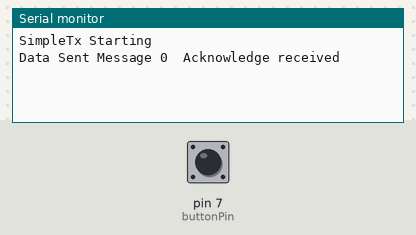
Recording of a sketch running on a simulated Arduino Uno, built with avr-gcc and run on an emulated ATmega328P. On the bench: the last lines printed to the serial monitor. The inputs (shaded band) are chosen by the test bench; at power-on: pin 7 (buttonPin) HIGH. No radio packets arrive unless stated.

Above: at 1.2 s.
1.3 s: pin 7 (buttonPin) pulled LOW for 0.15 s
At 2.1 s:
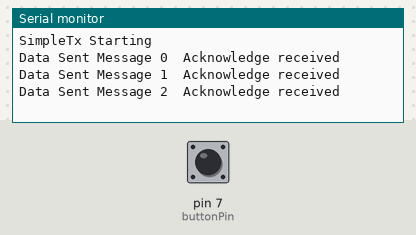
2.9 s: pin 7 (buttonPin) pulled LOW for 1 s
At 4.5 s:
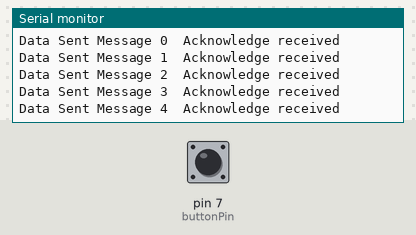
5.4 s: pin 7 (buttonPin) pulled LOW for 0.15 s
At 6.1 s:
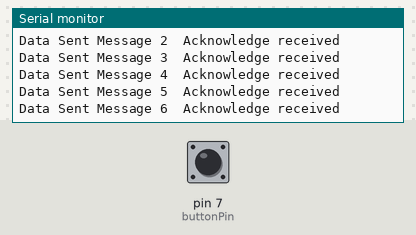
Timing chart, 0 to 8.4 s (numbered marks = the images above; inputs shaded):
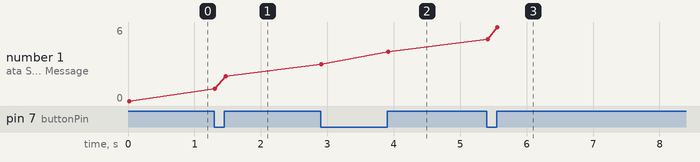

The sketch:

main.ino
```cpp
// SimpleTx - the master or the transmitter

#include <SPI.h>
#include <nRF24L01.h>
#include <RF24.h>

#define CE_PIN 9
#define CSN_PIN 10

const byte slaveAddress[5] = {'R', 'x', 'A', 'A', 'A'};

RF24 radio(CE_PIN, CSN_PIN); // Create a Radio

char txNum = '0';

unsigned long currentMillis;
unsigned long prevMillis;
unsigned long txIntervalMillis = 20; // send once per second

uint8_t buttonState = 0;
uint8_t lastButtonState = 0;
uint8_t buttonPin = 7;
bool retry = 0;

struct dataStruct
{
  uint8_t buttonState;
  char data[10] = "Message 0";
} myData;

void setup()
{
  pinMode(buttonPin, INPUT_PULLUP);

  Serial.begin(9600);

  Serial.println("SimpleTx Starting");
  radio.begin();
  radio.setDataRate(RF24_250KBPS);
  radio.setRetries(3, 5); // delay, count
  radio.openWritingPipe(slaveAddress);
}

//====================

void loop()
{
  currentMillis = millis();
  buttonState = digitalRead(buttonPin);
  if (currentMillis - prevMillis >= txIntervalMillis)
  {
    if (buttonState != lastButtonState)
    {
      lastButtonState = buttonState;
      send();
    }
    prevMillis = millis();
  }
}

//====================

void send()
{
  myData.buttonState = buttonState;
  bool rslt = 0;
  while (!rslt)
  {
    rslt = radio.write(&myData, sizeof(myData));
    // Always use sizeof() as it gives the size as the number of bytes.
    // For example if dataToSend was an int sizeof() would correctly return 2

    Serial.print("Data Sent ");
    Serial.print(myData.data);
    if (rslt)
    {
      Serial.println("  Acknowledge received");
      updateMessage();
    }
    else
    {
      Serial.println("  Tx failed.. retrying.");
      delay(100);
    }
  }
}

//================

void updateMessage()
{
  // so you can see that new data is being sent
  txNum += 1;
  if (txNum > '9')
  {
    txNum = '0';
  }
  myData.data[8] = txNum;
}
```

Measured:
- after the input at 1.3 s, the serial monitor: prints a new line at once (image 1)
- after the input at 2.9 s, the serial monitor: prints a new line at once (image 2)
- after the input at 5.4 s, the serial monitor: prints a new line at once (image 3)
- plotted number 1: 0 → 2 after the input at 1.3 s, 2 → 4 after the input at 2.9 s, 4 → 6 after the input at 5.4 s
